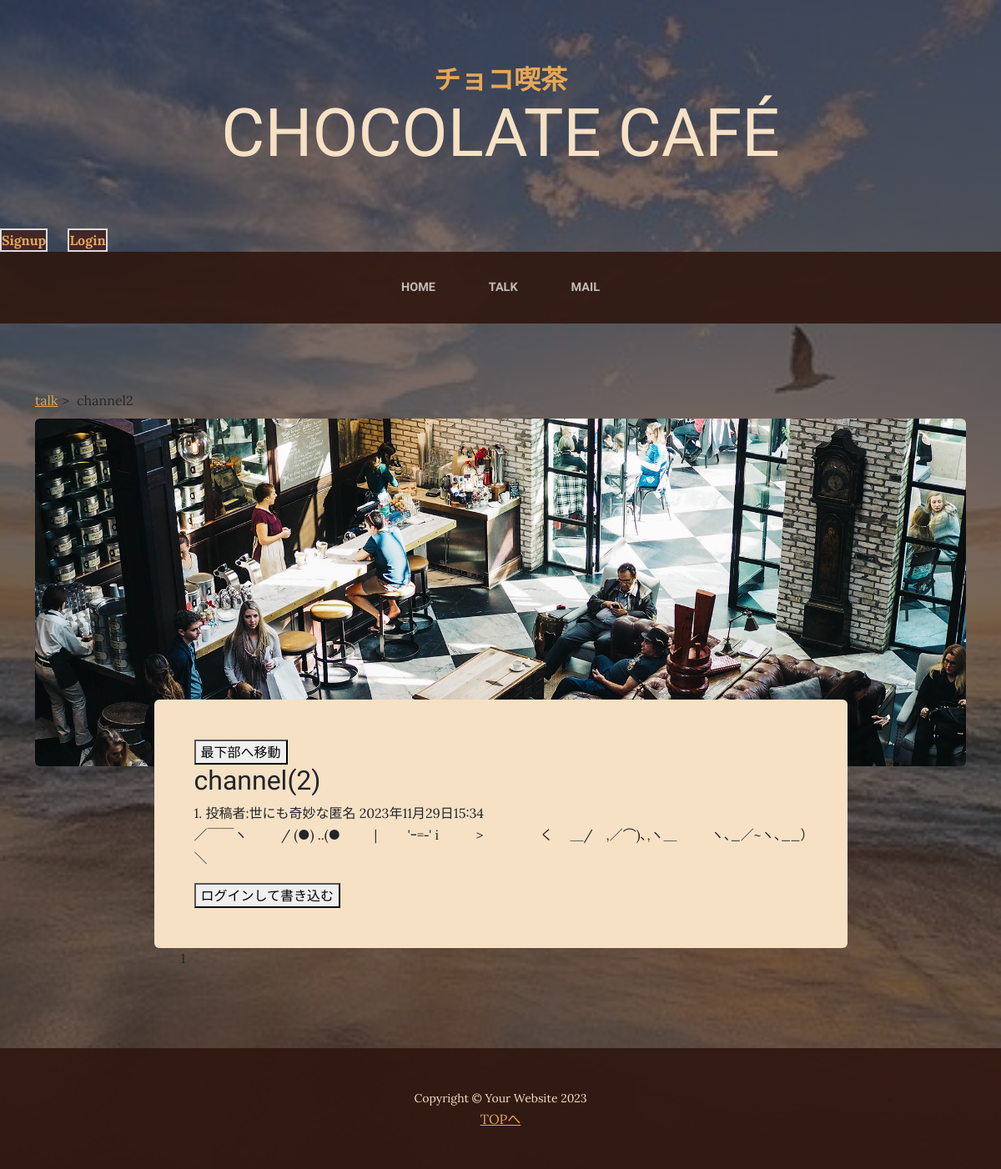
Screenshot of /channel2 with the database file from the repository.
### websystem/models.py (models this page shows, shortened)
class Channel2_data(models.Model):
    name = models.CharField(
        verbose_name="名前",
        max_length=50
    )
    content = models.TextField(
        verbose_name="本文",
        max_length=200
    )
    posted_at = models.DateTimeField(
        verbose_name="投稿日時",
        auto_now_add=True
    )

### websystem/views.py (the view)
# urls.py: path("channel2",views.Channel2View.as_view(), name="channel2"),
class Channel2View(ListView):
    template_name = "channel2.html"
    context_object_name = "Channel2_records"
    queryset = Channel2_data.objects.order_by("posted_at")
    paginate_by = 100

### websystem/templates/channel2.html (shortened to what this page needs)
{% extends "base.html" %}
{% load static %}
{% block contents %}
<section class="page-section about-heading">
    <div class="container">
        <ul class="breadcrumbs">
            <li><a href="{% url "websystem:talk" %}">talk</a></li>
            <li>channel2</li>
        </ul>
        <img class="img-fluid rounded about-heading-img mb-3 mb-lg-0" src={% static "assets/img/about.jpg" %} alt="..." />
        <div class="about-heading-content">
            <div class="row">
                <div class="col-xl-9 col-lg-10 mx-auto">
                    <div class="bg-faded rounded p-5" id="Target">
                        <button onclick="scrollToBottom()" class="right-align">最下部へ移動</button>
                        <h2>channel(2)</h2>
                        {% for record in Channel2_records %}
                            <span class="section-heading-upper">{{record.id}}. 投稿者:{{record.name}} {{record.posted_at}} </span>
                            <p>{{record.content|truncatechars:200}}</p>
                        {% endfor %}
                        {% if user.is_authenticated %}
                            <button type="button" onclick="location.href='{% url "websystem:channel2form" %}'" >書き込む</button>
                        {% else %}
                            <button type="button" onclick="location.href='{% url "accounts:login" %}'" >ログインして書き込む</button>
                        {% endif %}
                        <br>
                    </div>
                    {% include "pagination.html" %}
                </div>
            </div>
        </div>
    </div>
</section>
{% endblock %}

### websystem/templates/base.html (style rules this page uses)
.breadcrumbs { list-style: none; padding: 0; margin: 10px 0; }
.breadcrumbs li { display: inline; }
.breadcrumbs li:not(:last-child):after { content: ">"; margin:0 5px; }

### rows the page displays
Channel2_data: id "1", name "世にも奇妙な匿名", posted_at "2023年11月29日15:34", content "／￣￣ヽ / (●) ..(● | 'ｰ=‐' i > く ＿/ ,／⌒)､,ヽ＿ ヽ､_／~ヽ､__） ＼"

### other values shown
{{ num }} "1"
